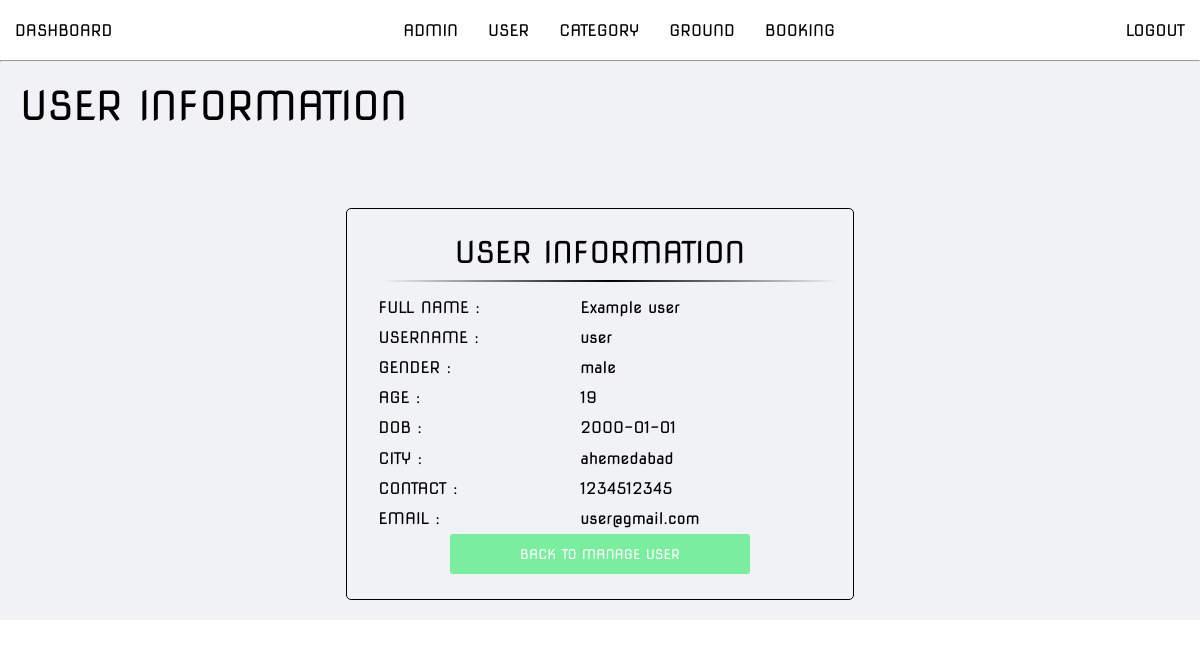
Page /admin/info-user.php?id=1 (signed in) on the committed database.
### tables this page shows
CREATE TABLE `registration` (
  `reg_id` int(10) UNSIGNED NOT NULL,
  `fullname` varchar(50) NOT NULL,
  `username` varchar(50) NOT NULL,
  `gender` varchar(10) NOT NULL,
  `age` int(10) NOT NULL,
  `dob` date NOT NULL,
  `city` varchar(50) NOT NULL,
  `contact` int(10) NOT NULL,
  `email` varchar(50) NOT NULL,
  `password` varchar(255) NOT NULL
);

### admin/info-user.php (the view, shortened to what this page needs)
<?php include('./partials/menu.php') ?>
<div class="main">
        <p class="main-heading">USER INFORMATION</p>
        <br><br>
        <?php
            $id = $_GET['id'];
            $sql = "SELECT * FROM registration WHERE reg_id=$id";
            $res = mysqli_query($conn, $sql);
            if($res==TRUE)
            {
               $count = mysqli_num_rows($res);
               if($count==1)
               {
                    $rows = mysqli_fetch_assoc($res);
                    $fullname = $rows['fullname'];
                    $username = $rows['username'];
                    $gender = $rows['gender'];
                    $age = $rows['age'];
                    $dob = $rows['dob'];
                    $city = $rows['city'];
                    $contact = $rows['contact'];
                    $email = $rows['email'];
               }
            }
        ?>
        <div class="container">
            <div class="sub-container">
                <p class="form-heading">USER INFORMATION</p>
                <hr class="h-line">
                <form method="post">
                    <table class="user-tbl">
                        <tr>
                            <td width="200px"><p>FULL NAME : </p></td>
                            <td width="250px"><?php echo $fullname; ?></td>
                        </tr>
                        <tr>
                            <td><p>USERNAME : </p></td>
                            <td><?php echo $username; ?></td>
                        </tr>
                        <tr>
                            <td><p>GENDER : </p></td>
                            <td><?php echo $gender; ?></td>
                        </tr>
                        <tr>
                            <td><p>AGE : </p></td>
                            <td><?php echo $age; ?></td>
                        </tr>
                        <tr>
                            <td><p>DOB : </p></td>
                            <td><?php echo $dob; ?></td>
                        </tr>
                        <tr>
                            <td><p>CITY : </p></td>
                            <td><?php echo $city; ?></td>
                        </tr>
                        <tr>
                            <td><p>CONTACT : </p></td>
                            <td><?php echo $contact; ?></td>
                        </tr>
                        <tr>
                            <td><p>EMAIL : </p></td>
                            <td><?php echo $email; ?></td>
                        </tr>
                    </table>
                    <center><button name="submit" class="btn-submit">BACK TO MANAGE USER</button></center>
                </form>
            </div>
        </div>
</div>

### admin/css/style.css (style rules this page uses)
* { margin: 0px; padding: 0px; box-sizing: border-box; font-family: "nova-square"; }
.main { height: auto; width: 100%; background-color: #f0f2f6; }
.main-heading { padding: 20px; font-size: 40px; }
table tr td { padding: 1%; }
.h-line { width: 100%; height: 1.5px; margin: 10px; border: none; background-image: linear-gradient(to right, rgba(0, 0, 0, 0), rgba(0, 0, 0, 1), rgba(0, 0, 0, 0)); }
.container { height: auto; width: 100%; display: flex; justify-content: center; align-items: center; }
.sub-container { height: auto; width: auto; border: 1px solid black; border-radius: 5px; padding: 25px; margin: 20px; }
.form-heading { font-size: 30px; text-align: center; }
.btn-submit { height: 40px; width: 300px; border: none; border-radius: 3px; background-color: #7bed9f; color: white; }
.user-tbl tr { width: 700px; text-align: left; }

### rows in the picture
registration: fullname "Example user", username "user", gender "male", age "19", dob "2000-01-01", city "ahemedabad", contact "1234512345", email "user@gmail.com"
